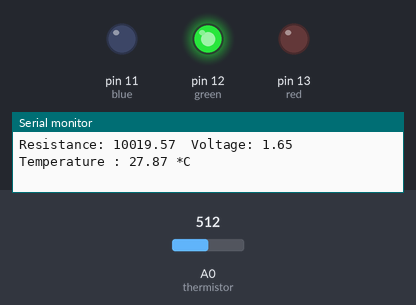
The sketch below on a simulated Arduino Uno, built with avr-gcc and run on an emulated ATmega328P. Parts: output pins drawn as LEDs (lit = HIGH), the last lines printed to the serial monitor. The inputs (shaded band) are chosen by the test bench; at power-on: A0 (thermistor) = 512.

Above: at 1.2 s.
1.3 s: A0 (thermistor) set to 531
2.8 s: A0 (thermistor) set to 548
At 3.8 s:
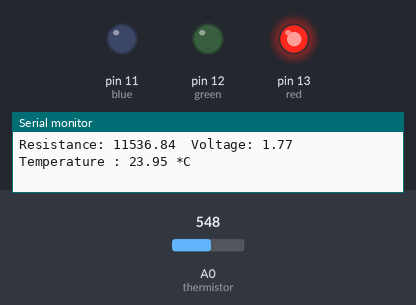
4.7 s: A0 (thermistor) set to 1004
6.2 s: A0 (thermistor) set to 1020
At 6.9 s:
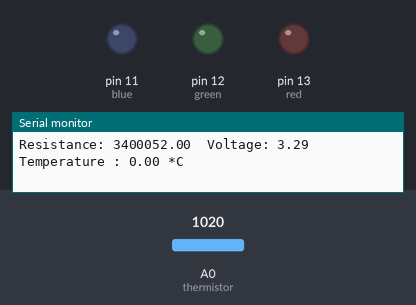
7.9 s: A0 (thermistor) set to 306
At 8.4 s:
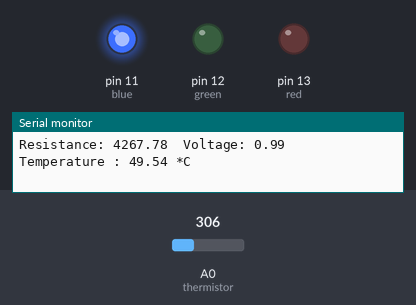
9.5 s: A0 (thermistor) set to 484
11.0 s: A0 (thermistor) set to 511
At 11.5 s:
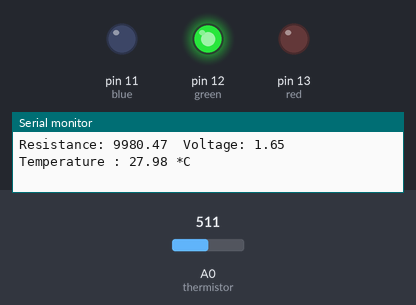
Timing chart, 0 to 13.7 s (numbered marks = the images above; inputs shaded):
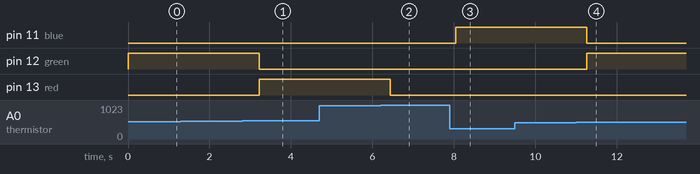

Measured:
- the behaviour switches between 538 and 539 on A0 (thermistor) (found by bisection; images 0 and 1)
- the behaviour switches between 1013 and 1014 on A0 (thermistor) (found by bisection; images 1 and 2)
- the behaviour switches between 492 and 493 on A0 (thermistor) (found by bisection; images 3 and 4)
- after the input at 2.8 s, pin 12 (green): HIGH → LOW after 0.42 s; pin 13 (red): LOW → HIGH after 0.42 s
- after the input at 6.2 s, pin 13 (red): HIGH → LOW after 0.24 s
- after the input at 7.9 s, pin 11 (blue): LOW → HIGH after 0.15 s
- after the input at 11.0 s, pin 11 (blue): HIGH → LOW after 0.27 s; pin 12 (green): LOW → HIGH after 0.27 s

The sketch:

DetectorBuilding.ino
```cpp
/*
  Nathan Elias
  LASA Science Olympiad
  Detector Building
*/

//Assigning LEDs
int red = 13;
int green = 12;
int blue = 11;

int thermistor = A0; //Declares thermistor pin
float voltage = 0; //Declares voltage

#define SAMPLES 20 //Number of loops
int samples[SAMPLES]; //Declares array of size numSamples

//Defining values for temperature calculation
float resistor = 10000;

//Set up function, starts things up
void setup() {
  pinMode(red, OUTPUT);
  pinMode(green, OUTPUT);
  pinMode(blue, OUTPUT);
  analogReference(EXTERNAL); //Declares reference voltage
  Serial.begin(9600); //Begins serial monitor
}

//Loop function, "main" function
void loop() {

  //For temperature
  int i;
  float resistance = 0;

  for (i = 0; i< SAMPLES; i++) { //Reads thermistor value numSamples times
    samples[i] = analogRead(thermistor);
    resistance += samples[i];
  }

  resistance /= SAMPLES; //Calculates average

  //Formula to calculate resistance
  resistance = 1023 / resistance - 1;
  resistance = resistor / resistance;

  Serial.print("Resistance: ");
  Serial.print(resistance);
  Serial.print("\t");

  //For voltage
  voltage = 3.3 * (resistance / (10000 + resistance));//Voltage divider equation

  Serial.print("Voltage: ");
  Serial.print(voltage);
  Serial.print("\t");

  //Formula to create temperature
  float temperature;
  temperature = 75.913*(pow (M_E, -1*(pow(10, -4))*resistance )); //Conversion formula to calculate temperature(degrees celsius) from resistance, which is calculated from voltage

  Serial.print("Temperature : ");
  Serial.print(temperature);
  Serial.print(" *C\n");

  if(temperature > 0 && temperature < 25){
    digitalWrite(red, HIGH);
    digitalWrite(blue, LOW);
    digitalWrite(green, LOW);
  }
  else if(temperature > 25 && temperature < 30){
    digitalWrite(green, HIGH);
    digitalWrite(blue, LOW);
    digitalWrite(red, LOW);
  }
  else if(temperature > 30){
    digitalWrite(blue, HIGH);
    digitalWrite(green, LOW);
    digitalWrite(red, LOW);
  }
  else{
    digitalWrite(green, LOW);
    digitalWrite(blue, LOW);
    digitalWrite(red, LOW);
  }

  delay(800);
}
```
